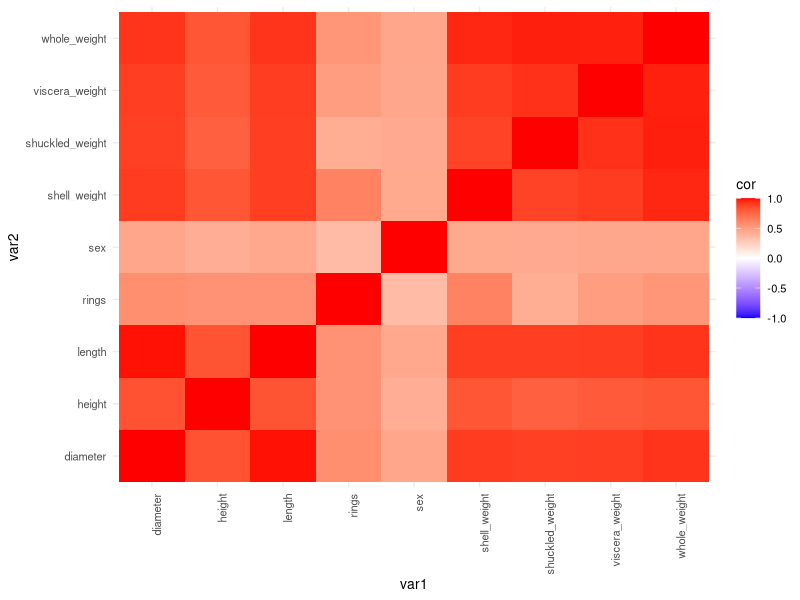
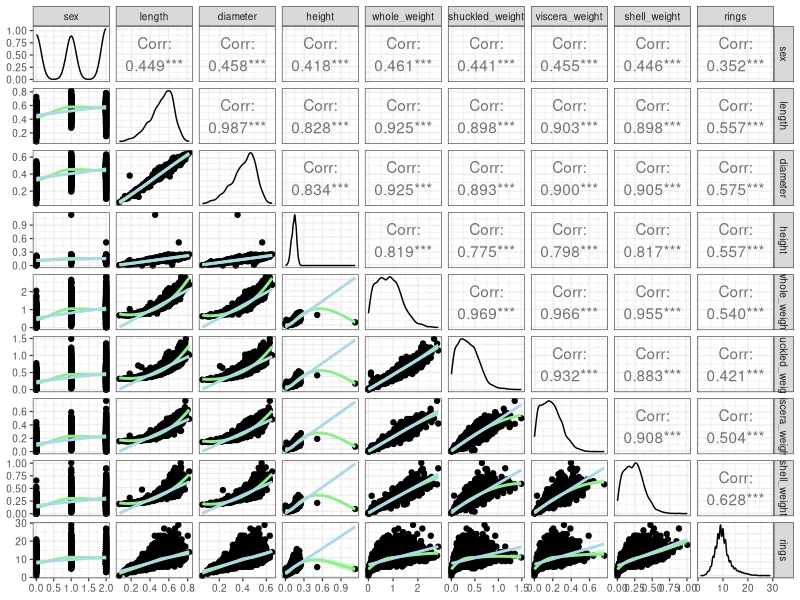
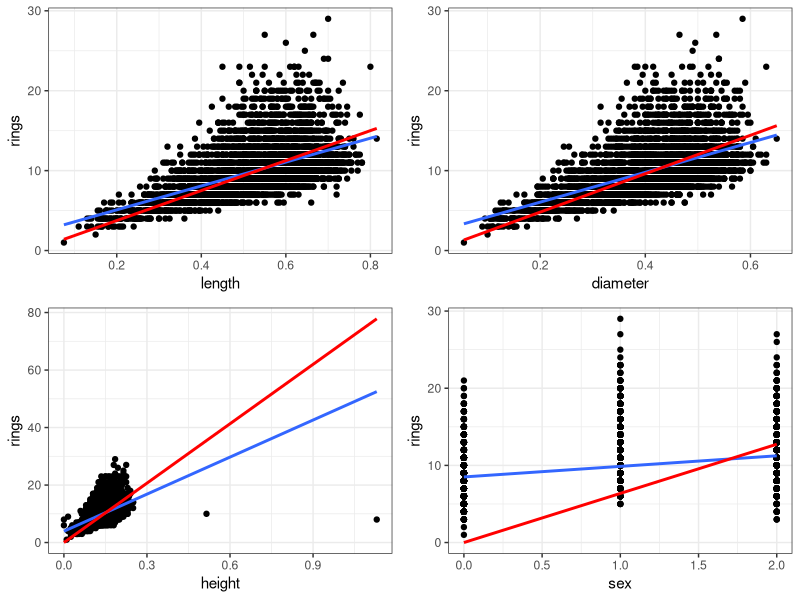
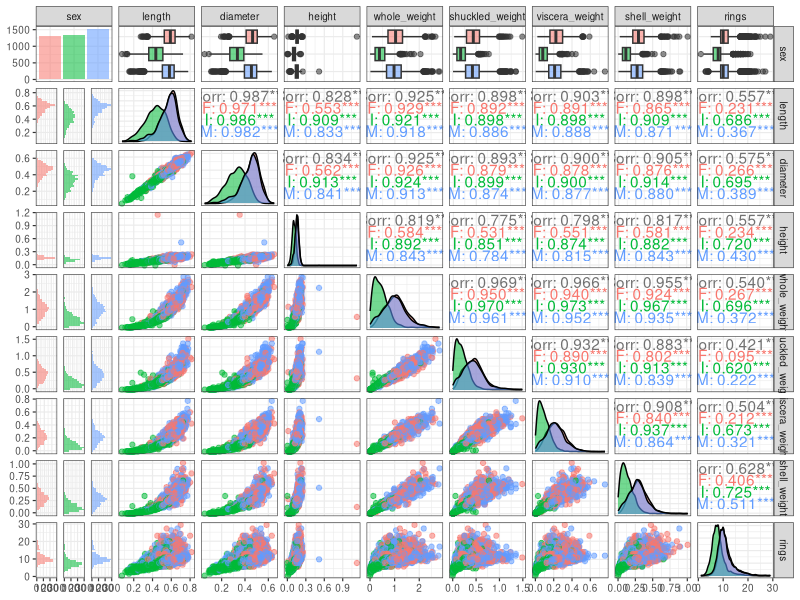

The R source for these figures, in order:
## ---- chunk 1
knitr::opts_chunk$set(echo = TRUE)
## ---- chunk 2
library(tidyverse)
abalone <- read.csv("abalone.csv")
abalone <- abalone %>% mutate(
  sex = case_when(sex == "M" ~ 2,
                  sex == "F" ~ 1,
                  sex == "I" ~ 0
                  )
  
)
## ---- chunk 3
cor_mat <- cor(abalone)
melted_cor_mat <- cor_mat %>%
  data.frame() %>% 
  rownames_to_column(var = "var1") %>% 
  gather(key = "var2", value = "cor", -var1)
## ---- chunk 4
ggplot(data = melted_cor_mat, 
       aes(x=var1, y=var2, fill=cor)) + 
  geom_tile() + theme_minimal(base_size = 10) +
  scale_fill_gradient2(
    low = "blue", high = "red", mid = "white", 
    midpoint = 0, limit = c(-1,1)) +
  theme(axis.text.x = element_text(angle = 90, hjust = 1))
## ---- chunk 5

## ---- chunk 6
require(datasets)
#data("abalone")
require(GGally)
require(ggplot2)

my_fn <- function(data, mapping, ...){
  p <- ggplot(data = data, mapping = mapping) + 
    geom_point() + 
    geom_smooth(method=loess, fill="light green", color="light green", ...) +
    geom_smooth(method=lm, fill="light blue", color="light blue", ...)
  p
}

g = ggpairs(abalone, lower = list(continuous = my_fn))+theme_bw(base_size = 9)
g
## ---- chunk 7
length_scatter = ggplot(abalone, aes(x = length, y = rings)) + 
    geom_point() + theme_bw()
## Adding a regression line
length_lm = length_scatter + geom_smooth(method = "lm", se = FALSE)
## Adding a different line with intercept being zero
length_lm2 = length_lm + geom_smooth(method = "lm", formula = y ~ 
    -1 + x, col = "red", se = FALSE)

diameter_scatter = ggplot(abalone, aes(x = diameter, y = rings)) + 
    geom_point() + theme_bw()
## Adding a regression line
diameter_lm = diameter_scatter + geom_smooth(method = "lm", se = FALSE)
## Adding a different line with intercept being zero
diameter_lm2 = diameter_lm + geom_smooth(method = "lm", formula = y ~ 
    -1 + x, col = "red", se = FALSE)

height_scatter = ggplot(abalone, aes(x = height, y = rings)) + 
    geom_point() + theme_bw()
## Adding a regression line
height_lm = height_scatter + geom_smooth(method = "lm", se = FALSE)
## Adding a different line with intercept being zero
height_lm2 = height_lm + geom_smooth(method = "lm", formula = y ~ 
    -1 + x, col = "red", se = FALSE)

sex_scatter = ggplot(abalone, aes(x = sex, y = rings)) + 
    geom_point() + theme_bw()
## Adding a regression line
sex_lm = sex_scatter + geom_smooth(method = "lm", se = FALSE)
## Adding a different line with intercept being zero
sex_lm2 = sex_lm + geom_smooth(method = "lm", formula = y ~ 
    -1 + x, col = "red", se = FALSE)

gridExtra::grid.arrange( length_lm2, diameter_lm2, height_lm2, sex_lm2, ncol = 2)
## ---- chunk 8
library(tidyverse)
abalone1 <- read.csv("abalone.csv")
require(GGally)
ggpairs(abalone1, mapping=ggplot2::aes(colour = sex, alpha = 0.3, params = list(corSize = 2))) +theme_bw(base_size = 9)
